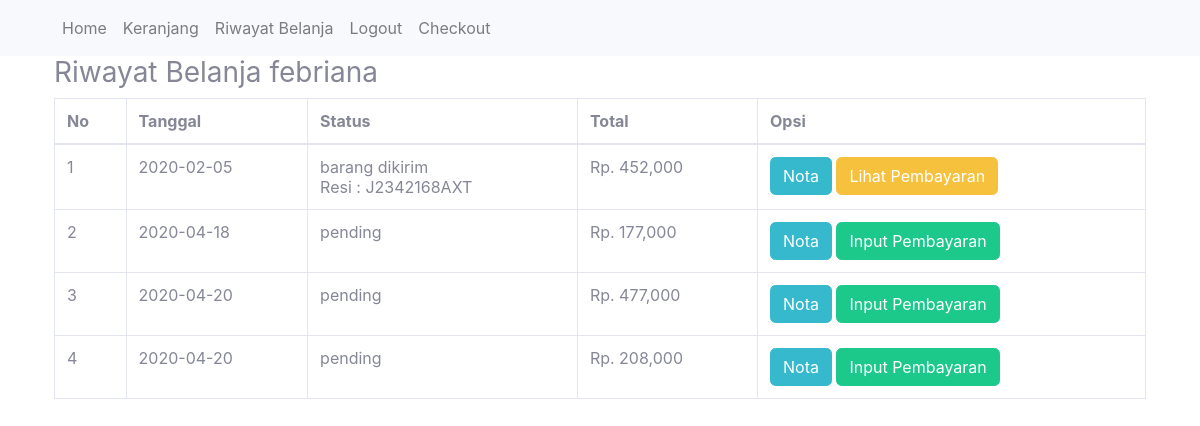
The app's page /riwayat.php (signed in) with its own data.
### tables this page shows
CREATE TABLE `pembelian` (
  `id_pembelian` int(11) NOT NULL,
  `id_pelanggan` int(11) NOT NULL,
  `id_ongkir` int(11) NOT NULL,
  `tanggal_pembelian` date NOT NULL,
  `total_pembelian` int(11) NOT NULL,
  `kota` varchar(100) NOT NULL,
  `tarif` int(11) NOT NULL,
  `alamat` text NOT NULL,
  `status_pembelian` varchar(100) NOT NULL DEFAULT 'pending',
  `resi_pengiriman` varchar(50) NOT NULL
);

### riwayat.php (the view, shortened to what this page needs)
<?php
include 'koneksi.php';
include 'menu.php';
?>
<!DOCTYPE html>
<html lang="en">
<head>
    <link rel="stylesheet" href="Admin/css/sb-admin-2.css">
</head>
<body>
<section class="riwayat">
    <div class="container">
        <h3>Riwayat Belanja <?php echo $_SESSION["pelanggan"]["nama_pelanggan"] ?></h3>
        <table class="table table-bordered">
            <thead>
                <tr>
                    <th>No</th>
                    <th>Tanggal</th>
                    <th>Status</th>
                    <th>Total</th>
                    <th>Opsi</th>
                </tr>
            </thead>
            <tbody>
                <?php
                $nomor=1;
                $id_pelanggan = $_SESSION["pelanggan"]['id_pelanggan'];
                $ambil = $koneksi->query("SELECT * FROM pembelian WHERE id_pelanggan='$id_pelanggan'");
                while($pecah = $ambil->fetch_assoc()){
                ?>
                <tr>
                    <td><?php echo $nomor; ?></td>
                    <td><?php echo $pecah["tanggal_pembelian"] ?></td>
                    <td>
                        <?php echo $pecah["status_pembelian"] ?>
                        <br>
                        <?php if(!empty($pecah['resi_pengiriman'])):?>
                        Resi : <?php echo $pecah['resi_pengiriman']; ?>
                        <?php endif ?>
                    </td>
                    <td>Rp. <?php echo number_format($pecah["total_pembelian"]) ?></td>
                    <td>
                       <a href="nota.php?id=<?php echo $pecah["id_pembelian"] ?>" class="btn btn-info">Nota</a>
                       <?php if($pecah['status_pembelian']=="pending"): ?>
                       <a href="pembayaran.php?id=<?php echo $pecah["id_pembelian"]; ?>" class="btn btn-success">Input Pembayaran</a>
                       <?php else: ?>
                       <a href="lihat_pembayaran.php?id=<?php echo $pecah["id_pembelian"]; ?>" class="btn btn-warning">Lihat Pembayaran</a>
                       <?php endif ?>
                    </td>
                </tr>
                <?php $nomor++ ?>
                <?php } ?>
            </tbody>
        </table>
    </div>
</section>
<body>
</html>

### records on screen
pembelian: tanggal_pembelian "2020-02-05", status_pembelian "barang dikirim", resi_pengiriman "J2342168AXT", total_pembelian "452,000"
pembelian: tanggal_pembelian "2020-04-18", status_pembelian "pending", total_pembelian "177,000"
pembelian: tanggal_pembelian "2020-04-20", status_pembelian "pending", total_pembelian "477,000"
pembelian: tanggal_pembelian "2020-04-20", status_pembelian "pending", total_pembelian "208,000"

### other values on screen
$_SESSION["pelanggan"]["nama_pelanggan"] "febriana"
